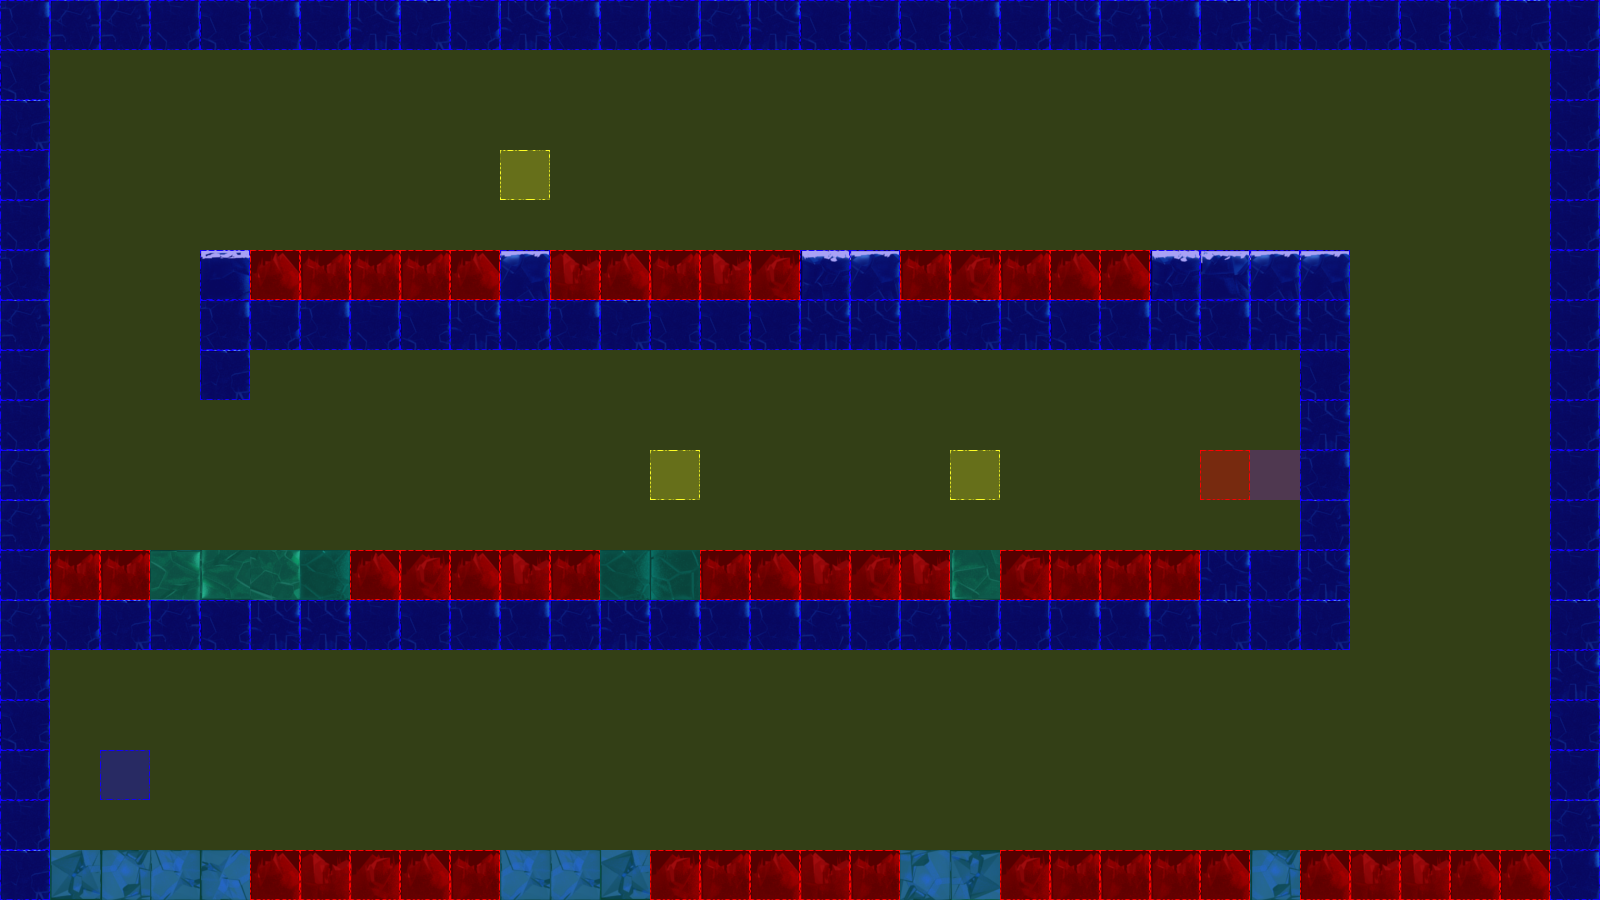

A level layout from a 2D game, rendered from its tile map. Below: a short description, then the map file with tile-grid data replaced by summaries:
An orthogonal 32x18 tile map with 50x50 px tiles, 3 tile layers (terrain, collision, event), 2 tilesets.

<map version="1.0" orientation="orthogonal" renderorder="left-up" width="32" height="18" tilewidth="50" tileheight="50" nextobjectid="3">
 <tileset firstgid="1" name="frozenPlainsTile" tilewidth="50" tileheight="50" tilecount="50" columns="10">
  <image source="tiles/iceTile.png" width="500" height="251" />
 </tileset>
 <tileset firstgid="51" name="collisionTile" tilewidth="50" tileheight="50" tilecount="12" columns="3">
  <image source="tiles/collisionTile.png" width="150" height="200" />
 </tileset>
 <layer name="terrain" width="32" height="18">
  <data>[576 cells, 199 non-empty, 26 distinct tile ids]</data>
 </layer>
 <layer name="collision" width="32" height="18">
  <data>[576 cells, 576 non-empty, 4 distinct tile ids]</data>
 </layer>
 <layer name="event" width="32" height="18">
  <data>[576 cells, 6 non-empty, 4 distinct tile ids]</data>
 </layer>
</map>
